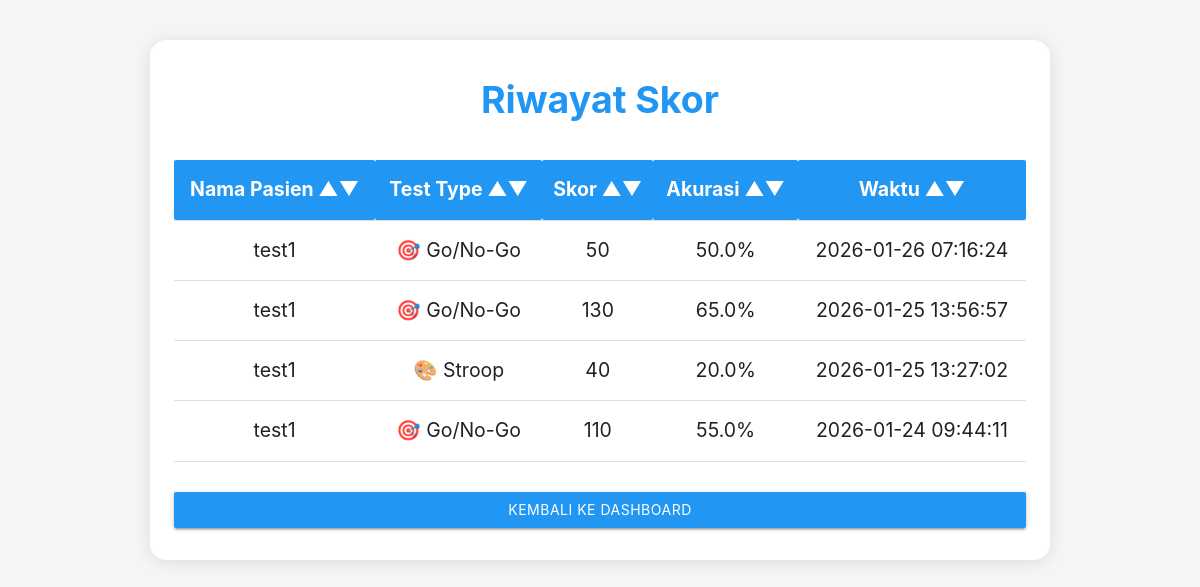
Before: /scores (signed in) with the older database file.
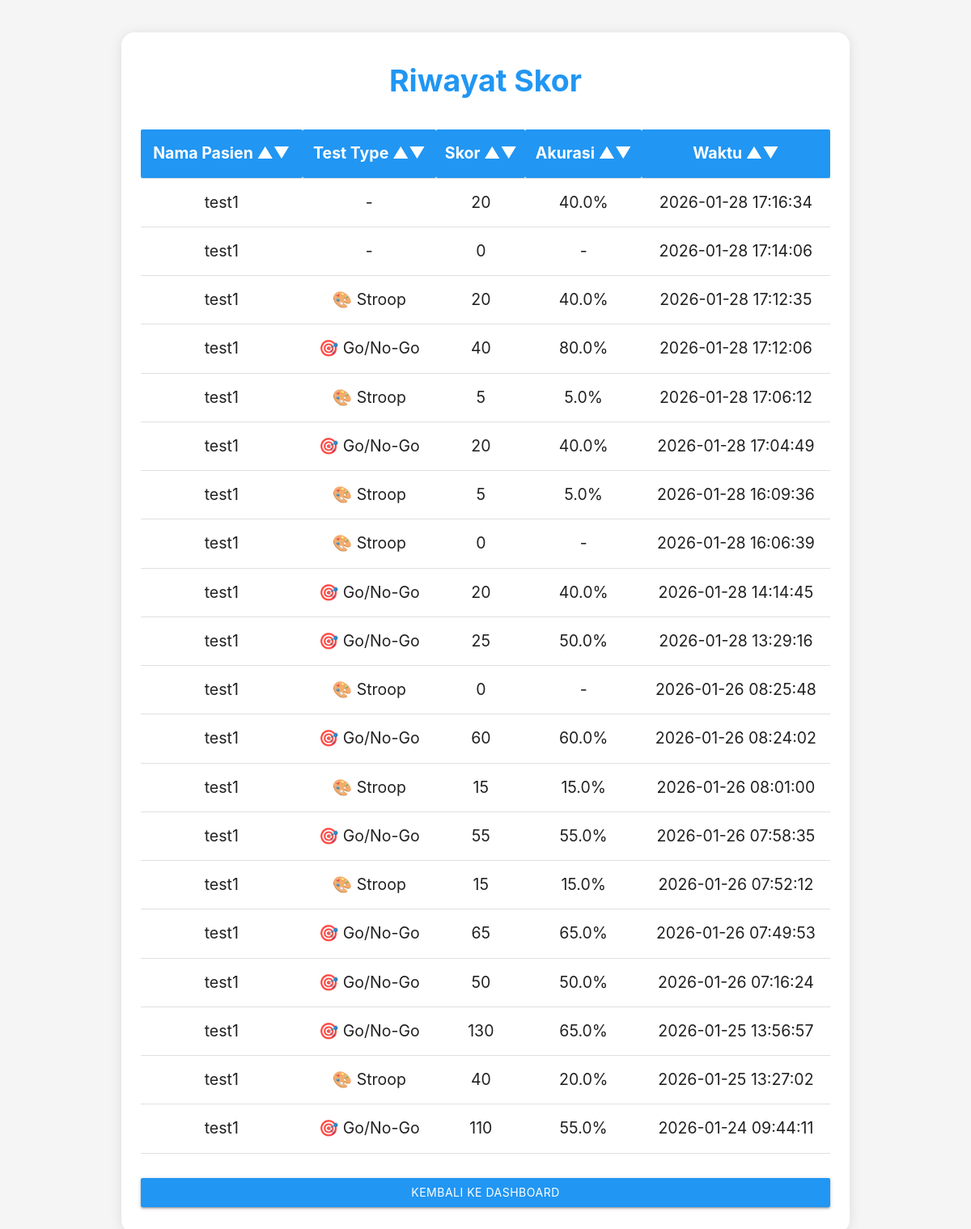
After: the same page with the newer database file.
### app.py (models this page shows)
class Score(db.Model):
    id = db.Column(db.Integer, primary_key=True)
    score = db.Column(db.Integer, nullable=False)
    test_type = db.Column(db.String(50), default="emoji")  # 'emoji', 'go_no_go', 'stroop'
    reaction_time = db.Column(db.Float, nullable=True)  # in milliseconds
    accuracy = db.Column(db.Float, nullable=True)  # percentage
    timestamp = db.Column(db.DateTime, default=db.func.current_timestamp())
    patient_id = db.Column(db.Integer, db.ForeignKey('patient.id'), nullable=False)

class Patient(db.Model):
    id = db.Column(db.Integer, primary_key=True)
    name = db.Column(db.String(100), nullable=False)
    age = db.Column(db.Integer, nullable=True)
    notes = db.Column(db.Text, nullable=True)
    user_id = db.Column(db.Integer, db.ForeignKey('user.id'), nullable=False)
    scores = db.relationship('Score', backref='patient', lazy=True)

### app.py (the view)
@app.route("/scores")
def scores():
    if "user_id" not in session:
        return redirect(url_for("login"))
    patients = Patient.query.filter_by(user_id=session["user_id"]).all()
    patient_ids = [p.id for p in patients]
    user_scores = Score.query.filter(Score.patient_id.in_(patient_ids)).order_by(Score.timestamp.desc()).limit(100).all()
    return render_template("scores.html", scores=user_scores)

### templates/scores.html (shortened to what this page needs)
<!DOCTYPE html>
<html lang="id">
<head>
    <link rel="stylesheet" href="https://cdnjs.cloudflare.com/ajax/libs/materialize/1.0.0/css/materialize.min.css">
</head>
<body>
    <div class="score-card">
        <div class="score-title">Riwayat Skor</div>
        <table id="scoreTable" class="score-table highlight centered">
            <thead>
                <tr>
                    <th onclick="sortTable(0)">Nama Pasien &#x25B2;&#x25BC;</th>
                    <th onclick="sortTable(1)">Test Type &#x25B2;&#x25BC;</th>
                    <th onclick="sortTable(2)">Skor &#x25B2;&#x25BC;</th>
                    <th onclick="sortTable(3)">Akurasi &#x25B2;&#x25BC;</th>
                    <th onclick="sortTable(4)">Waktu &#x25B2;&#x25BC;</th>
                </tr>
            </thead>
            <tbody>
                {% for score in scores %}
                <tr>
                    <td>{% if patient %}{{ patient.name }}{% elif score.patient %}{{ score.patient.name }}{% else %}-{% endif %}</td>
                    <td>
                        {% if score.test_type == 'go_no_go' %}
                            🎯 Go/No-Go
                        {% elif score.test_type == 'stroop' %}
                            🎨 Stroop
                        {% else %}
                            -
                        {% endif %}
                    </td>
                    <td>{{ score.score }}</td>
                    <td>{% if score.accuracy %}{{ "%.1f"|format(score.accuracy) }}%{% else %}-{% endif %}</td>
                    <td>{{ score.timestamp.strftime('%Y-%m-%d %H:%M:%S') if score.timestamp else '-' }}</td>
                </tr>
                {% endfor %}
            </tbody>
        </table>
        <a href="{{ url_for('dashboard') }}" class="btn blue back-btn">Kembali ke Dashboard</a>
    </div>
</body>
</html>

### templates/scores.html (style rules this page uses)
body { background: #f5f5f5; }
.score-card { max-width: 900px; margin: 40px auto; padding: 32px 24px; background: #fff; border-radius: 16px; box-shadow: 0 2px 16px rgba(0,0,0,0.10); }
.score-title { text-align: center; font-size: 2.5rem; margin-bottom: 32px; font-weight: bold; color: #2196F3; }
.score-table th, .score-table td { font-size: 1.3rem; }
.score-table th { background: #2196F3; color: white; cursor:pointer; }
.score-table { margin-top: 20px; }
.back-btn { margin-top: 30px; display: block; text-align: center; }

Changed rows visible on the page:
added Score: patient.name "test1", score "20", accuracy "40.0", timestamp "2026-01-28 17:16:34"
added Score: patient.name "test1", score "0", timestamp "2026-01-28 17:14:06"
added Score: patient.name "test1", test_type "🎨 Stroop", score "20", accuracy "40.0", timestamp "2026-01-28 17:12:35"
added Score: patient.name "test1", test_type "🎯 Go/No-Go", score "40", accuracy "80.0", timestamp "2026-01-28 17:12:06"
added Score: patient.name "test1", test_type "🎨 Stroop", score "5", accuracy "5.0", timestamp "2026-01-28 17:06:12"
added Score: patient.name "test1", test_type "🎯 Go/No-Go", score "20", accuracy "40.0", timestamp "2026-01-28 17:04:49"
added Score: patient.name "test1", test_type "🎨 Stroop", score "5", accuracy "5.0", timestamp "2026-01-28 16:09:36"
added Score: patient.name "test1", test_type "🎨 Stroop", score "0", timestamp "2026-01-28 16:06:39"
added Score: patient.name "test1", test_type "🎯 Go/No-Go", score "20", accuracy "40.0", timestamp "2026-01-28 14:14:45"
added Score: patient.name "test1", test_type "🎯 Go/No-Go", score "25", accuracy "50.0", timestamp "2026-01-28 13:29:16"
added Score: patient.name "test1", test_type "🎨 Stroop", score "0", timestamp "2026-01-26 08:25:48"
added Score: patient.name "test1", test_type "🎯 Go/No-Go", score "60", accuracy "60.0", timestamp "2026-01-26 08:24:02"
added Score: patient.name "test1", test_type "🎨 Stroop", score "15", accuracy "15.0", timestamp "2026-01-26 08:01:00"
added Score: patient.name "test1", test_type "🎯 Go/No-Go", score "55", accuracy "55.0", timestamp "2026-01-26 07:58:35"
added Score: patient.name "test1", test_type "🎨 Stroop", score "15", accuracy "15.0", timestamp "2026-01-26 07:52:12"
added Score: patient.name "test1", test_type "🎯 Go/No-Go", score "65", accuracy "65.0", timestamp "2026-01-26 07:49:53"
